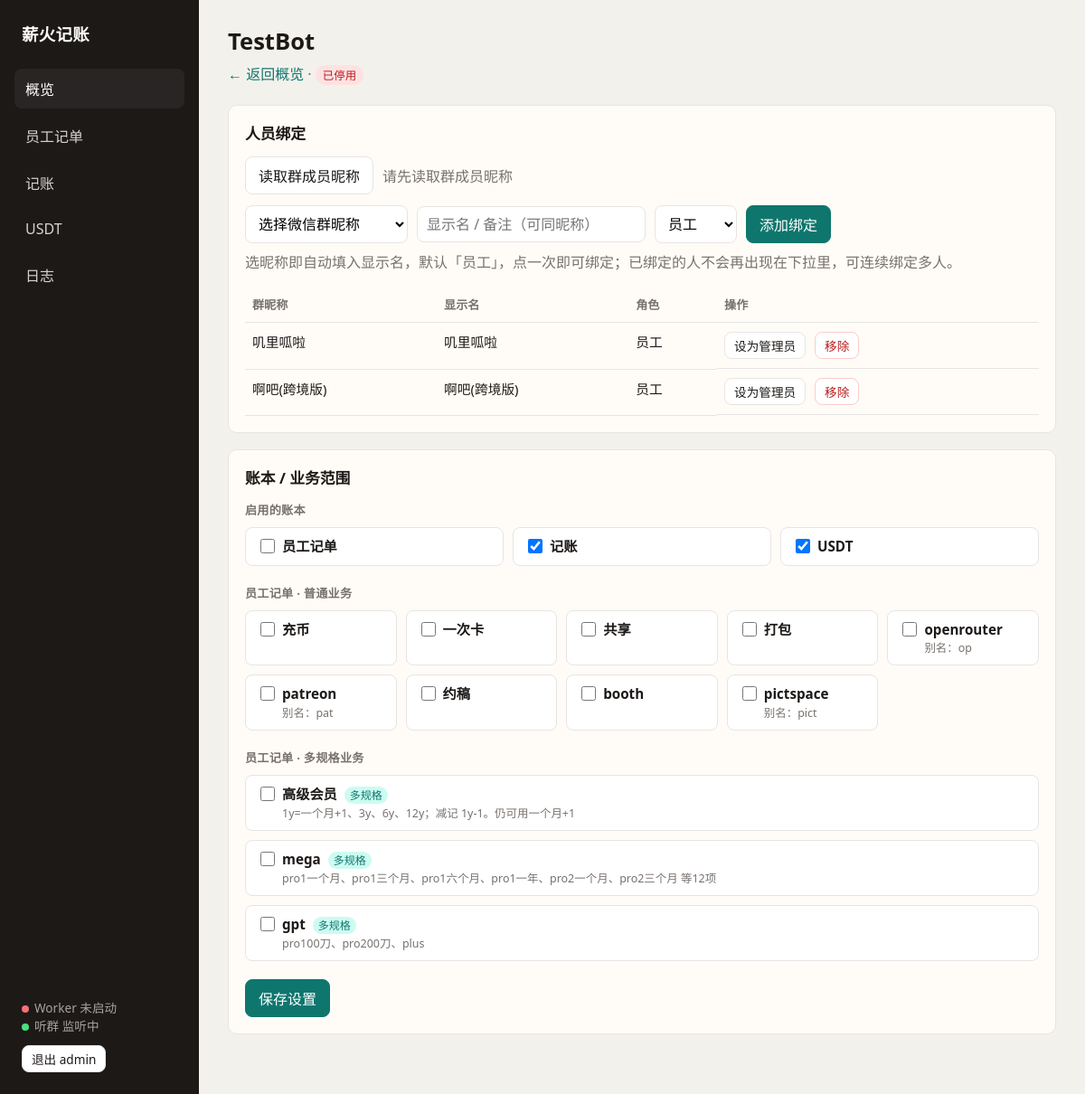
/panel/rooms/5/ (signed in), run on the app's committed database.
### apps/chatrooms/models.py (models this page shows, shortened)
class ChatRoom(models.Model):
    name = models.CharField("群名称", max_length=128, unique=True)
    alias = models.CharField("别名", max_length=128, blank=True, default="")
    enabled = models.BooleanField("启用监听", default=True)
    strict_prefix = models.BooleanField("严格前缀", default=True)
    default_currency = models.CharField(max_length=4, default="CNY")
    last_seen_at = models.DateTimeField(null=True, blank=True)
    created_at = models.DateTimeField(auto_now_add=True)
    updated_at = models.DateTimeField(auto_now=True)
    class Meta:
        verbose_name = "聊天群"
        verbose_name_plural = verbose_name

class SenderBinding(models.Model):
    class Role(models.TextChoices):
        STAFF = "staff", "员工"
        ADMIN = "admin", "管理员"
        FINANCE = "finance", "财务/组长"
    chat_room = models.ForeignKey(
        ChatRoom, on_delete=models.CASCADE, related_name="bindings"
    )
    sender_display_name = models.CharField("群内显示名", max_length=128)
    employee = models.ForeignKey(
        Employee, on_delete=models.CASCADE, related_name="bindings"
    )
    role = models.CharField(
        max_length=16, choices=Role.choices, default=Role.STAFF, verbose_name="本群角色"
    )
    valid_from = models.DateTimeField(null=True, blank=True)
    valid_to = models.DateTimeField(null=True, blank=True)
    active = models.BooleanField(default=True)
    created_at = models.DateTimeField(auto_now_add=True)
    class Meta:
        verbose_name = "发送人绑定"
        verbose_name_plural = verbose_name
        constraints = [
            models.UniqueConstraint(
                fields=["chat_room", "sender_display_name"],
                condition=models.Q(active=True),
                name="uniq_active_sender_binding",
            )
        ]

class Employee(models.Model):
    class Role(models.TextChoices):
        STAFF = "staff", "员工"
        ADMIN = "admin", "管理员"
        FINANCE = "finance", "财务/组长"
    employee_code = models.CharField("员工编号", max_length=32, unique=True)
    display_name = models.CharField("显示名", max_length=64)
    role = models.CharField(max_length=16, choices=Role.choices, default=Role.STAFF)
    enabled = models.BooleanField(default=True)
    created_at = models.DateTimeField(auto_now_add=True)
    updated_at = models.DateTimeField(auto_now=True)
    class Meta:
        verbose_name = "员工"
        verbose_name_plural = verbose_name

### apps/panel/views.py (the view)
# urls.py: path("rooms/<int:room_id>/", views.room_detail, name="room_detail"),
@login_required
def room_detail(request: HttpRequest, room_id: int) -> HttpResponse:
    from apps.chatrooms.models import ChatRoom
    from apps.panel import nick_store
    from apps.panel import services as svc
    room = get_object_or_404(ChatRoom, pk=room_id)
    settings_data = svc.load_room_settings(room.name)
    bindings = svc.list_bindings(room.name)
    all_nicks = nick_store.load_room_members(room.id)
    nicks = _unbound_nicks(all_nicks, bindings)
    return render(
        request,
        "panel/room_detail.html",
        _nav_ctx(
            room=room,
            bindings=bindings,
            settings=settings_data,
            nicks=nicks,
            nick_total=len(all_nicks),
        ),
    )

### apps/ledger/books.py (called while the page is built)
def _normalize_listening_names(listening_names: list[str] | None) -> list[str]:
    from gateway.chat_names import normalize_chat_name
    names: list[str] = []
    seen: set[str] = set()
    for raw in listening_names or []:
        name = normalize_chat_name(str(raw or "").strip()) or str(raw or "").strip()
        if not name or name in _SKIP_LISTEN_NAMES or name in seen:
            continue
        if "的聊天记录" in name or name.startswith("“") or name.startswith('"'):
            continue
        seen.add(name)
        names.append(name)
    return names

def _ensure_listening_rooms(listening_names: list[str] | None) -> list:
    from apps.chatrooms.models import ChatRoom
    rooms = []
    for name in _normalize_listening_names(listening_names):
        room, _ = ChatRoom.objects.get_or_create(
            name=name,
            defaults={
                "enabled": True,
                "strict_prefix": True,
                "alias": "听群同步",
            },
        )
        rooms.append(room)
    return rooms

### apps/ledger/staff_order_catalog.py (called while the page is built)
    @property
    def multi_sku(self) -> bool:
        return bool(self.skus)

    @property
    def label(self) -> str:
        if self.skus:
            preview = "、".join(self.skus[:4])
            more = f"…共{len(self.skus)}项" if len(self.skus) > 4 else ""
            return f"{self.key}｜多规格 {preview}{more}"
        if self.aliases:
            return f"{self.key}（{'、'.join(self.aliases)}）"
        return self.key

### apps/panel/nick_store.py (called while the page is built)
def _read() -> dict[str, list[str]]:
    try:
        if not _CACHE.exists():
            return {}
        raw = json.loads(_CACHE.read_text(encoding="utf-8"))
        if not isinstance(raw, dict):
            return {}
        out: dict[str, list[str]] = {}
        for k, v in raw.items():
            if isinstance(v, list):
                out[str(k)] = [str(x).strip() for x in v if str(x).strip()]
        return out
    except Exception:
        return {}

def load_room_members(room_id: int) -> list[str]:
    with _LOCK:
        data = _read()
    return list(data.get(str(int(room_id))) or [])

### apps/panel/services.py (called while the page is built, shortened)
def ensure_django() -> None:
    global _django_ready
    if _django_ready:
        return

### apps/panel/views.py (called while the page is built, shortened)
def _paused() -> bool:
    return PAUSE_FLAG.exists()

def _unbound_nicks(all_nicks: list[str], bindings: list[dict]) -> list[str]:
    from apps.panel.nick_store import unbound_members
    bound = {(b.get("nick") or "").strip().casefold() for b in bindings}
    out: list[str] = []
    seen: set[str] = set()
    return out

### templates/panel/room_detail.html (shortened to what this page needs)
{% extends "panel/base.html" %}
{% block content %}
<h1 class="page-title">{{ room.name }}</h1>
<p class="page-sub">
  <a href="{% url 'panel:home' %}">← 返回概览</a>
  ·
  <span class="badge {% if room.enabled %}on{% else %}off{% endif %}">{% if room.enabled %}监听中{% else %}已停用{% endif %}</span>
</p>
<div class="panel">
  <h2>人员绑定</h2>
  <div class="row" style="margin-bottom:12px">
    <form method="post" action="{% url 'panel:room_load_nicks' room.id %}">
      <button class="btn" type="submit">读取群成员昵称</button>
    </form>
    <span style="color:var(--muted)" id="nick-status">
      {% if nick_total %}已读取 {{ nick_total }} 个，待绑定 {{ nicks|length }} 个{% else %}请先读取群成员昵称{% endif %}
    </span>
  </div>
  <form method="post" action="{% url 'panel:binding_add' room.id %}" class="row" style="margin-bottom:16px" id="bind-form">
    <select name="nick" id="nick-select" required style="min-width:180px">
      <option value="">选择微信群昵称</option>
    </select>
    <input name="display" id="display-input" placeholder="显示名 / 备注（可同昵称）">
    <select name="role" id="role-select">
      <option value="staff">员工</option>
    </select>
    <button class="btn primary" type="submit" id="bind-submit">添加绑定</button>
  </form>
  <p class="muted" style="margin-top:-8px">选昵称即自动填入显示名，默认「员工」，点一次即可绑定；已绑定的人不会再出现在下拉里，可连续绑定多人。</p>
  <table>
    <thead><tr><th>群昵称</th><th>显示名</th><th>角色</th><th>操作</th></tr></thead>
    <tbody id="bind-tbody">
      {% for b in bindings %}
      <tr data-bind-id="{{ b.id }}">
        <td>{{ b.nick }}</td>
        <td>{{ b.display }}</td>
        <td>{{ b.role_label }}</td>
        <td class="row">
          <form method="post" action="{% url 'panel:binding_role' room.id %}">
            <button class="btn small" type="submit">设为{% if b.role == 'admin' %}员工{% else %}管理员{% endif %}</button>
          </form>
          <form method="post" action="{% url 'panel:binding_remove' room.id %}">
            <button class="btn small danger" type="submit">移除</button>
          </form>
        </td>
      </tr>
      {% empty %}
      <tr id="bind-empty"><td colspan="4">暂无绑定</td></tr>
      {% endfor %}
    </tbody>
  </table>
</div>
<div class="panel">
  <h2>账本 / 业务范围</h2>
  <form method="post" action="{% url 'panel:room_settings_save' room.id %}">
    <div class="settings-block">
      <div class="settings-label">启用的账本</div>
      <div class="check-grid check-grid-books">
        {% for b in settings.books %}
        <label class="check-item">
          <input type="checkbox" name="books" value="{{ b.book }}" {% if b.checked %}checked{% endif %}>
          <span class="check-text">
            <span class="check-title">{{ b.label }}</span>
          </span>
        </label>
        {% endfor %}
      </div>
    </div>
    <div class="settings-block">
      <div class="settings-label">员工记单 · 普通业务</div>
      <div class="check-grid check-grid-simple">
        {% for it in settings.biz_simple %}
        <label class="check-item">
          <input type="checkbox" name="biz_keys" value="{{ it.key }}" {% if it.checked %}checked{% endif %}>
          <span class="check-text">
            <span class="check-title">{{ it.title }}</span>
            {% if it.hint %}<span class="check-hint">{{ it.hint }}</span>{% endif %}
          </span>
        </label>
        {% empty %}
        <span class="check-empty">暂无</span>
        {% endfor %}
      </div>
    </div>
    <div class="settings-block">
      <div class="settings-label">员工记单 · 多规格业务</div>
      <div class="check-grid check-grid-multi">
        {% for it in settings.biz_multi %}
        <label class="check-item check-item-multi">
          <input type="checkbox" name="biz_keys" value="{{ it.key }}" {% if it.checked %}checked{% endif %}>
          <span class="check-text">
            <span class="check-title">{{ it.title }} <em>多规格</em></span>
            {% if it.hint %}<span class="check-hint">{{ it.hint }}</span>{% endif %}
          </span>
        </label>
        {% empty %}
        <span class="check-empty">暂无</span>
        {% endfor %}
      </div>
    </div>
    <button class="btn primary" type="submit">保存设置</button>
  </form>
</div>
{% endblock %}

### templates/panel/base.html (shortened to what this page needs)
{% load static %}
<!DOCTYPE html>
<html lang="zh-CN">
<head>
  <link rel="stylesheet" href="{% static 'panel/panel.css' %}">
</head>
<body>
{% if request.user.is_authenticated %}
<div class="layout">
  <aside class="nav">
    <div class="brand">薪火记账</div>
    <a href="{% url 'panel:home' %}" class="{% if request.resolver_match.url_name == 'home' or request.resolver_match.url_name == 'room_detail' %}active{% endif %}">概览</a>
    <a href="{% url 'panel:book' 'staff_order' %}" class="{% if book == 'staff_order' %}active{% endif %}">员工记单</a>
    <a href="{% url 'panel:book' 'ledger' %}" class="{% if book == 'ledger' %}active{% endif %}">记账</a>
    <a href="{% url 'panel:book' 'usdt' %}" class="{% if book == 'usdt' %}active{% endif %}">USDT</a>
    <a href="{% url 'panel:logs' %}" class="{% if request.resolver_match.url_name == 'logs' %}active{% endif %}">日志</a>
    <div class="meta">
      <div><span class="dot {% if worker_running %}on{% else %}off{% endif %}"></span>Worker {% if worker_running %}运行中{% else %}未启动{% endif %}</div>
      <div><span class="dot {% if not paused %}on{% else %}off{% endif %}"></span>听群 {% if paused %}已暂停{% else %}监听中{% endif %}</div>
      <form method="post" action="{% url 'panel:logout' %}" style="margin-top:12px">
        <button class="btn small" type="submit">退出 {{ request.user.username }}</button>
      </form>
    </div>
  </aside>
  <main class="main">
    {% block content %}{% endblock %}
  </main>
</div>
{% else %}
{% block body %}{% endblock %}
{% endif %}
</body>
</html>

### static/panel/panel.css (style rules this page uses)
:root { --bg: #f3f1ec; --surface: #fffcf7; --ink: #1c1917; --muted: #78716c; --line: #e7e5e4; --accent: #0f766e; --accent-2: #115e59; --danger: #b91c1c; --warn: #b45309; --ok: #15803d; --nav: #1c1917; --nav-text: #fafaf9; --radius: 10px; --font: "Segoe UI", "PingFang SC", "Microsoft YaHei", sans-serif; }
* { box-sizing: border-box; }
html, body { margin: 0; padding: 0; }
body { font-family: var(--font); background: var(--bg); color: var(--ink); min-height: 100vh; }
a { color: var(--accent); text-decoration: none; }
.layout { display: grid; grid-template-columns: 220px 1fr; min-height: 100vh; }
.nav { background: var(--nav); color: var(--nav-text); padding: 24px 16px; display: flex; flex-direction: column; gap: 8px; }
.nav .brand { font-size: 1.15rem; font-weight: 700; letter-spacing: 0.02em; margin-bottom: 18px; padding: 0 8px; }
.nav a { color: #d6d3d1; padding: 10px 12px; border-radius: 8px; text-decoration: none; }
.nav a:hover, .nav a.active { background: #292524; color: #fff; text-decoration: none; }
.nav .meta { margin-top: auto; padding: 12px 8px 0; font-size: 0.85rem; color: #a8a29e; }
.dot { display: inline-block; width: 8px; height: 8px; border-radius: 50%; margin-right: 6px; }
.dot.on { background: #4ade80; }
.dot.off { background: #f87171; }
.main { padding: 28px 32px 48px; }
.page-title { margin: 0 0 6px; font-size: 1.6rem; font-weight: 700; }
.page-sub { margin: 0 0 22px; color: var(--muted); }
.panel { background: var(--surface); border: 1px solid var(--line); border-radius: var(--radius); padding: 18px; margin-bottom: 18px; }
.panel h2 { margin: 0 0 14px; font-size: 1.05rem; }
.row { display: flex; flex-wrap: wrap; gap: 10px; align-items: center; }
.btn { appearance: none; border: 1px solid var(--line); background: #fff; color: var(--ink); border-radius: 8px; padding: 8px 14px; cursor: pointer; font: inherit; }
.btn.primary { background: var(--accent); border-color: var(--accent); color: #fff; }
.btn.danger { background: #fff; color: var(--danger); border-color: #fecaca; }
.btn.small { padding: 4px 10px; font-size: 0.85rem; }
input, select, textarea { font: inherit; border: 1px solid var(--line); border-radius: 8px; padding: 8px 10px; background: #fff; }
table { width: 100%; border-collapse: collapse; font-size: 0.92rem; }
th, td { text-align: left; padding: 10px 8px; border-bottom: 1px solid var(--line); vertical-align: top; }
th { color: var(--muted); font-weight: 600; font-size: 0.82rem; }
.badge { display: inline-block; padding: 2px 8px; border-radius: 999px; font-size: 0.78rem; background: #e7e5e4; }
.badge.off { background: #fee2e2; color: var(--danger); }
.settings-block { margin-bottom: 20px; }
.settings-label { font-size: 0.82rem; font-weight: 600; color: var(--muted); margin: 0 0 10px; letter-spacing: 0.02em; }
.check-grid { display: grid; gap: 10px; }
.check-grid-books { grid-template-columns: repeat(3, minmax(0, 1fr)); }
.check-grid-simple { grid-template-columns: repeat(auto-fill, minmax(148px, 1fr)); }
.check-grid-multi { grid-template-columns: 1fr; }
.check-item { display: grid; grid-template-columns: 18px minmax(0, 1fr); gap: 10px; align-items: start; margin: 0; padding: 10px 12px; border: 1px solid var(--line); border-radius: 8px; background: #fff; cursor: pointer; }
.check-item input { width: 16px; height: 16px; margin-top: 2px; }
.check-text { min-width: 0; display: flex; flex-direction: column; gap: 2px; }
.check-title { font-size: 0.95rem; font-weight: 600; line-height: 1.35; word-break: break-word; }
.check-title em { font-style: normal; font-weight: 500; font-size: 0.75rem; color: var(--accent); margin-left: 4px; padding: 1px 6px; border-radius: 999px; background: #ccfbf1; }
.check-hint { font-size: 0.78rem; color: var(--muted); line-height: 1.4; word-break: break-word; }
.check-item-multi .check-hint { display: -webkit-box; -webkit-line-clamp: 2; -webkit-box-orient: vertical; overflow: hidden; }
.muted { color: var(--muted); }

### data on the page
ChatRoom: name "TestBot"
SenderBinding: nick "叽里呱啦"
Employee: display "叽里呱啦"
SenderBinding: nick "啊吧(跨境版)"
Employee: display "啊吧(跨境版)"

### other printed values
{{ request.user.username }} "admin"
{{ b.role_label }} "员工" "员工"
{{ b.label }} "员工记单" "记账" "USDT"
{{ it.title }} "充币" "一次卡" "共享" "打包" "openrouter" "patreon" "约稿" "booth" "pictspace"
{{ it.hint }} "别名：op" "别名：pat" "别名：pict"
{{ it.title }} "高级会员" "mega" "gpt"
{{ it.hint }} "1y=一个月+1、3y、6y、12y；减记 1y-1。仍可用一个月+1" "pro1一个月、pro1三个月、pro1六个月、pro1一年、pro2一个月、pro2三个月 等12项" "pro100刀、pro200刀、plus"
